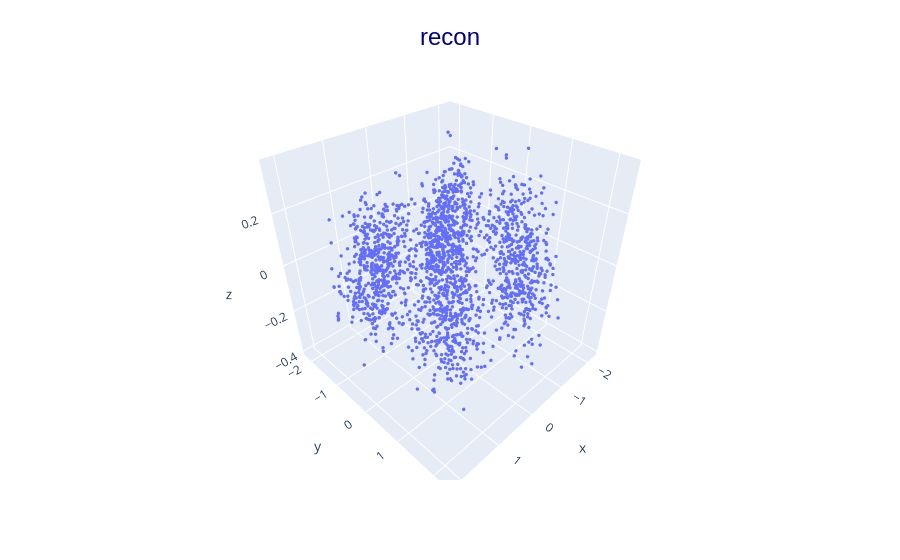
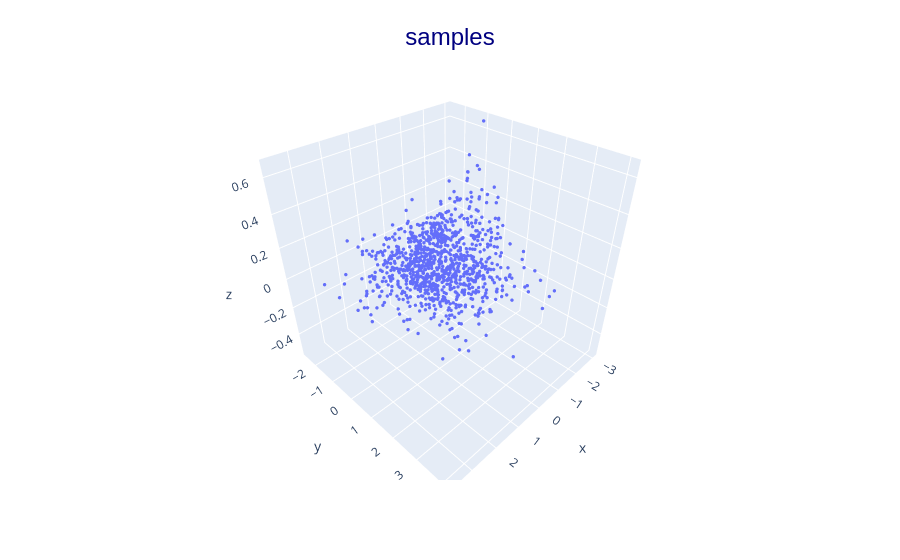

Write notebook code for charts like these, in order.
### Code cell
plot_vae(hoc_vae, sub_key)

### Figure 1 — Plotly figure (JSON) as saved in the notebook; plotly's stock layout.template omitted (floating-point values rounded to 4 significant figures; data arrays with more than 128 entries replaced by an {"elided": "..."} marker saying what was removed)
{"data": [{"hovertemplate": "x=%{x}<br>y=%{y}<br>z=%{z}<extra></extra>", "legendgroup": "", "marker": {"color": "#636efa", "size": 2, "symbol": "circle"}, "mode": "markers", "name": "", "scene": "scene", "showlegend": false, "type": "scatter3d", "x": {"elided": "2000 float values"}, "y": {"elided": "2000 float values"}, "z": {"elided": "2000 float values"}}], "layout": {"legend": {"tracegroupgap": 0}, "margin": {"t": 60}, "scene": {"domain": {"x": [0, 1], "y": [0, 1]}, "xaxis": {"title": {"text": "x"}}, "yaxis": {"title": {"text": "y"}}, "zaxis": {"title": {"text": "z"}}}, "title": {"font": {"color": "navy", "family": "Arial", "size": 24}, "text": "recon", "x": 0.5, "y": 0.95}}}

### Figure 2 — Plotly figure (JSON) as saved in the notebook; plotly's stock layout.template omitted (floating-point values rounded to 4 significant figures; data arrays with more than 128 entries replaced by an {"elided": "..."} marker saying what was removed)
{"data": [{"hovertemplate": "x=%{x}<br>y=%{y}<br>z=%{z}<extra></extra>", "legendgroup": "", "marker": {"color": "#636efa", "size": 2, "symbol": "circle"}, "mode": "markers", "name": "", "scene": "scene", "showlegend": false, "type": "scatter3d", "x": {"elided": "1000 float values"}, "y": {"elided": "1000 float values"}, "z": {"elided": "1000 float values"}}], "layout": {"legend": {"tracegroupgap": 0}, "margin": {"t": 60}, "scene": {"domain": {"x": [0, 1], "y": [0, 1]}, "xaxis": {"title": {"text": "x"}}, "yaxis": {"title": {"text": "y"}}, "zaxis": {"title": {"text": "z"}}}, "title": {"font": {"color": "navy", "family": "Arial", "size": 24}, "text": "samples", "x": 0.5, "y": 0.95}}}
